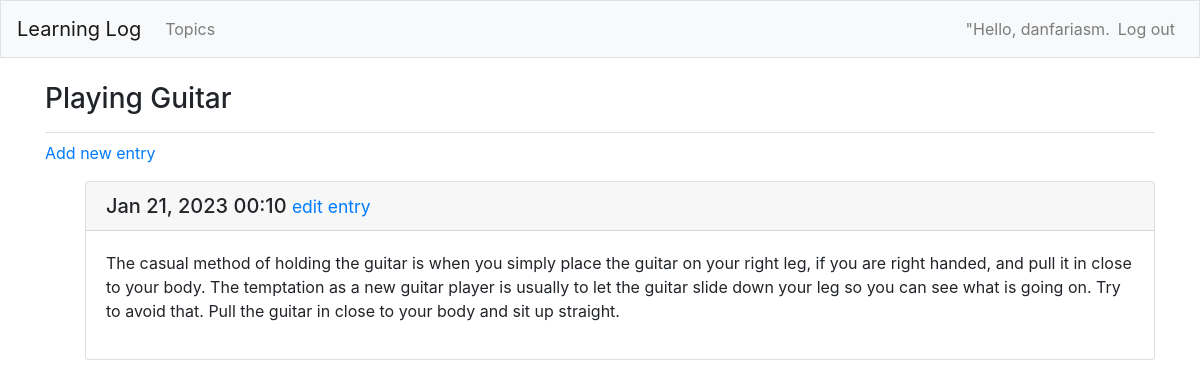
The page /topics/2/ (signed in) on the database its author committed.
### learning_logs/models.py (models this page shows, shortened)
class Topic(models.Model):
    text = models.CharField(max_length=200)
    date_added = models.DateTimeField(auto_now_add=True)
    owner = models.ForeignKey(User, on_delete=models.CASCADE)
    def __str__(self):
        return self.text

class Entry(models.Model):
    topic = models.ForeignKey(Topic, on_delete=models.CASCADE)
    text = models.TextField()
    date_added = models.DateTimeField(auto_now_add=True)
    class Meta:
        verbose_name_plural = "entries"

### learning_logs/views.py (the view)
# urls.py: path("topics/<int:topic_id>/", views.topic, name="topic"),
@login_required
def topic(request, topic_id):
    topic = Topic.objects.get(id=topic_id)
    check_topic_owner(topic, request)
    entries = topic.entry_set.order_by("-date_added")
    context = {"topic": topic, "entries": entries}
    return render(request, "learning_logs/topic.html", context)

### learning_logs/views.py (called while the page is built)
def check_topic_owner(topic, request):
    if topic.owner != request.user:
        raise Http404

### learning_logs/templates/learning_logs/topic.html
{% extends "learning_logs/base.html" %}
{% block page_header %}
    <h3>{{ topic }}</h3>
{% endblock page_header %}
{% block content %}
    <p>
        <a href="{% url 'learning_logs:new_entry' topic.id %}">Add new entry</a>
    </p>
    <ul>
    {% for entry in entries %}
        <div class="card mb-3">
            <h5 class="card-header">
                {{ entry.date_added|date:"M d, Y H:i" }}
                <small><a href="{% url 'learning_logs:edit_entry' entry.id %}">
                    edit entry</a></small>
            </h5>
            <div class="card-body">
                {{ entry.text|linebreaks }}
            </div>
        </div>
    {% empty %}
        <p>There are no entries for this topic yet.</p>
    {% endfor %}
{% endblock content %}

### learning_logs/templates/learning_logs/base.html (shortened to what this page needs)
{% load bootstrap4 %}
<!doctype html>
<html lang="en">
<head>
    {% bootstrap_css %}
</head>
<body>
    <nav class="navbar navbar-expand-md navbar-light bg-light mb-4 border">
        <a class="navbar-brand" href="{% url 'learning_logs:index'%}">
            Learning Log</a>
        <div class="collapse navbar-collapse" id="navbarCollapse">
            <ul class="navbar-nav mr-auto">
                <li class="nav-item">
                    <a class="nav-link" href="{% url 'learning_logs:topics'%}">
                        Topics</a></li>
            </ul>
            <ul class="navbar-nav ml-auto">
                {% if user.is_authenticated %}
                    <li class="nav-item">
                        <span class="navbar-text">"Hello, {{ user.username }}.</span>
                    </li>
                    <li class="nav-item">
                        <a class="nav-link" href="{% url 'users:logout' %}">Log out</a>
                    </li>
                {% endif %}
            </ul>
        </div>
    </nav>
    <main role="main" class="container">
        <div class="pb-2 mb-2 border-bottom">
            {% block page_header %}{% endblock page_header %}
        </div>
        <div>
            {% block content %}{% endblock content %}
        </div>
    </main>
</body>
</html>

### rows shown on the page
Topic: text "Playing Guitar"
Entry: date_added "Jan 21, 2023 00:10", text "The casual method of holding the guitar is when you simply place the guitar on your right leg, if you are right handed, and pull it in close to your body. The temptation as a new guitar player is usually to let the guitar slide down your leg so you can see what is going on. Try to avoid that. Pull the guitar in close to your body and sit up straight."

### other values the page prints
{{ user.username }} "danfariasm"
